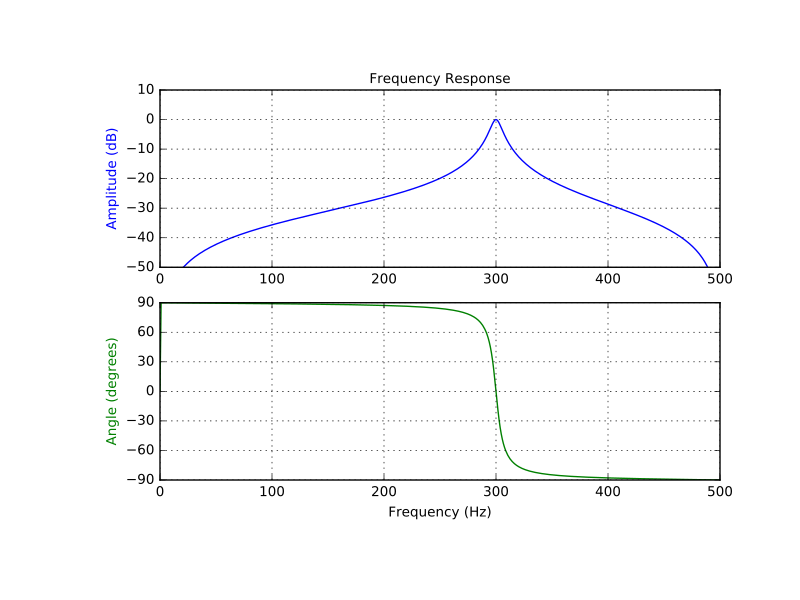

This chart was generated by the following Python code:
# Design and plot filter to remove the frequencies other than the 300Hz
# component from a signal sampled at 1000Hz, using a quality factor Q = 30

from scipy import signal
import numpy as np
import matplotlib.pyplot as plt

fs = 1000.0  # Sample frequency (Hz)
f0 = 300.0  # Frequency to be retained (Hz)
Q = 30.0  # Quality factor
w0 = f0/(fs/2)  # Normalized Frequency
# Design peak filter
b, a = signal.iirpeak(w0, Q)

# Frequency response
w, h = signal.freqz(b, a)
# Generate frequency axis
freq = w*fs/(2*np.pi)
# Plot
fig, ax = plt.subplots(2, 1, figsize=(8, 6))
ax[0].plot(freq, 20*np.log10(abs(h)), color='blue')
ax[0].set_title("Frequency Response")
ax[0].set_ylabel("Amplitude (dB)", color='blue')
ax[0].set_xlim([0, 500])
ax[0].set_ylim([-50, 10])
ax[0].grid()
ax[1].plot(freq, np.unwrap(np.angle(h))*180/np.pi, color='green')
ax[1].set_ylabel("Angle (degrees)", color='green')
ax[1].set_xlabel("Frequency (Hz)")
ax[1].set_xlim([0, 500])
ax[1].set_yticks([-90, -60, -30, 0, 30, 60, 90])
ax[1].set_ylim([-90, 90])
ax[1].grid()
plt.show()
